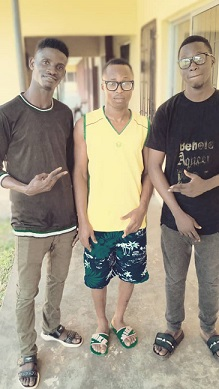
#> input picture Images/friends.jpg, 219 x 389 px
$ python threshinv.py
#> lines starting #> are read from the running program, lines starting #| are printed output that depends on the picture; after the words box and inside, x2 and y2 are one past the last pixel; in counts of white or black regions, pixels touching at a corner belong together
import cv2 as cv
img = cv.imread("Images/friends.jpg")
#> img is the input picture: shape (389, 219, 3); mean B, G, R 130.2, 150.5, 160.8
gray_img = cv.cvtColor(img, cv.COLOR_BGR2GRAY)
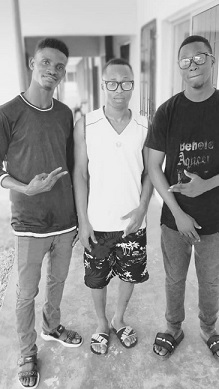
#> gray_img: shape (389, 219); min 8, max 254, mean 151.2
threshold, thresh_inv = cv.threshold(gray_img, 125, 255, cv.THRESH_BINARY_INV)
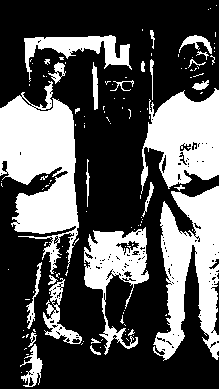
#> thresh_inv: shape (389, 219); 33.6% white; 127 white regions (100 under 20 px), largest, box (x1, y1, x2, y2) and area: (0, 81, 79, 274) 8684, (153, 186, 219, 361) 6506, (141, 88, 219, 194) 5292
cv.imshow("INVERSE", thresh_inv)
cv.waitKey(0)

$ run again, with Images/flex.jpg copied over Images/friends.jpg
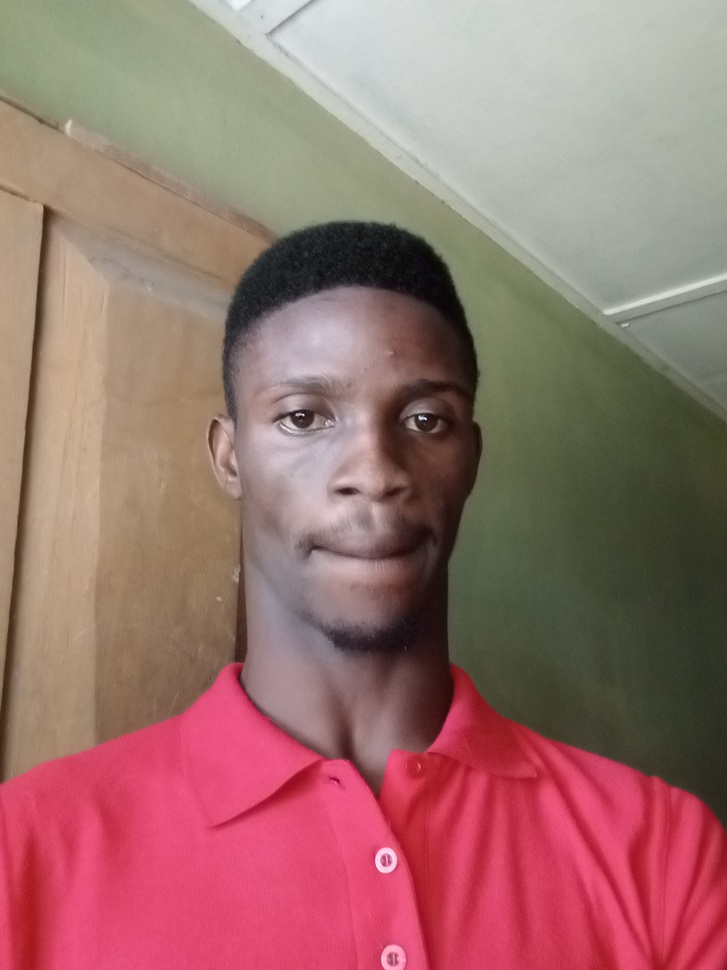
#> input picture Images/flex.jpg, 727 x 970 px, shrunk from 2448 x 3264 before the run
#> img is the input picture: shape (970, 727, 3); mean B, G, R 109.7, 113.4, 154.8
#> `gray_img = cv.cvtColor(img, cv.COLOR_BGR2GRAY)`:
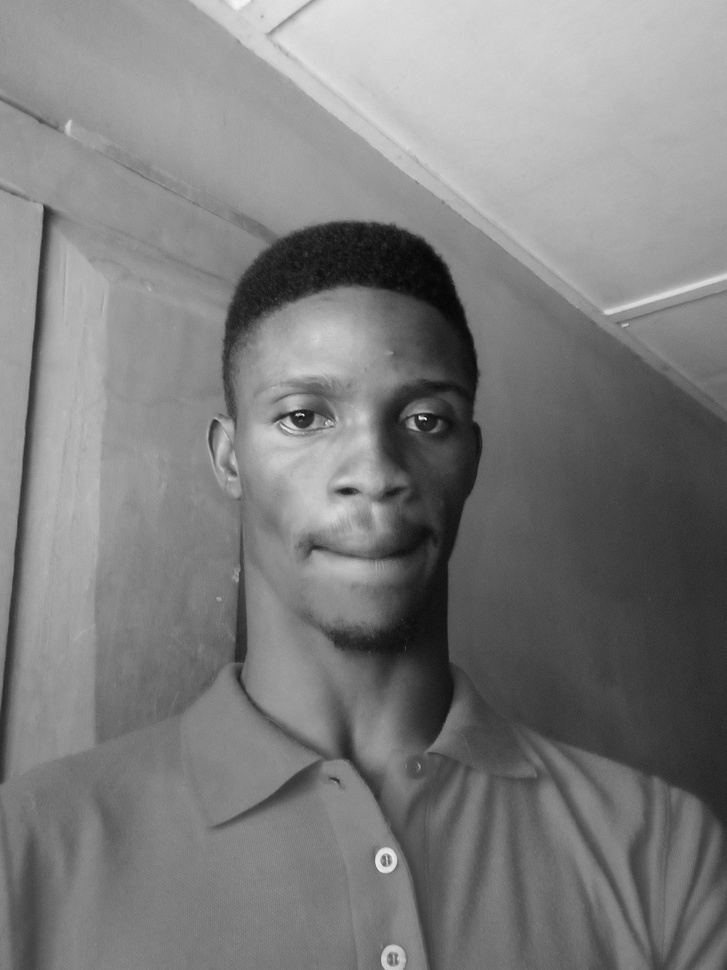
#> gray_img: shape (970, 727); min 4, max 247, mean 125.4
#> `threshold, thresh_inv = cv.threshold(gray_img, 125, 255, cv.THRESH_BIN..`:
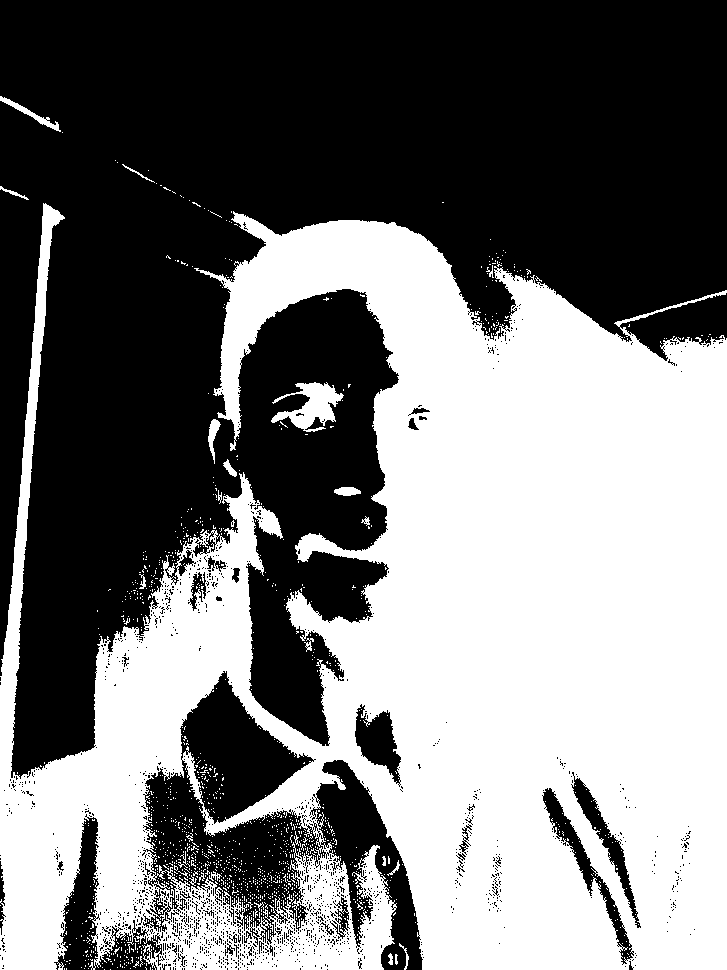
#> thresh_inv: shape (970, 727); 46.7% white; 1342 white regions (1316 under 20 px), largest, box (x1, y1, x2, y2) and area: (0, 203, 727, 970) 322620, (271, 382, 344, 432) 1699, (0, 96, 61, 132) 363

$ run again, with Images/seun.jpg copied over Images/friends.jpg
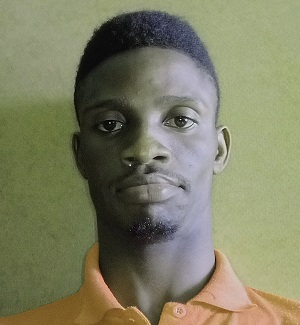
#> input picture Images/seun.jpg, 300 x 325 px
#> img is the input picture: shape (325, 300, 3); mean B, G, R 99.9, 127.1, 126.9
#> `gray_img = cv.cvtColor(img, cv.COLOR_BGR2GRAY)`:
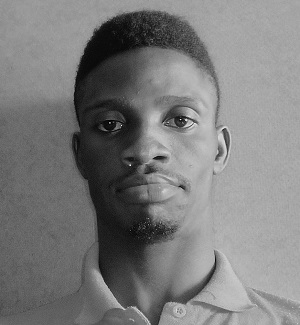
#> gray_img: shape (325, 300); min 0, max 254, mean 123.9
#> `threshold, thresh_inv = cv.threshold(gray_img, 125, 255, cv.THRESH_BIN..`:
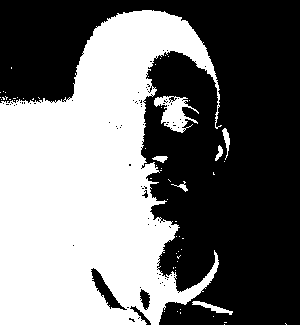
#> thresh_inv: shape (325, 300); 45.7% white; 58 white regions (51 under 20 px), largest, box (x1, y1, x2, y2) and area: (0, 10, 222, 325) 43236, (154, 96, 199, 133) 798, (192, 301, 233, 315) 179
